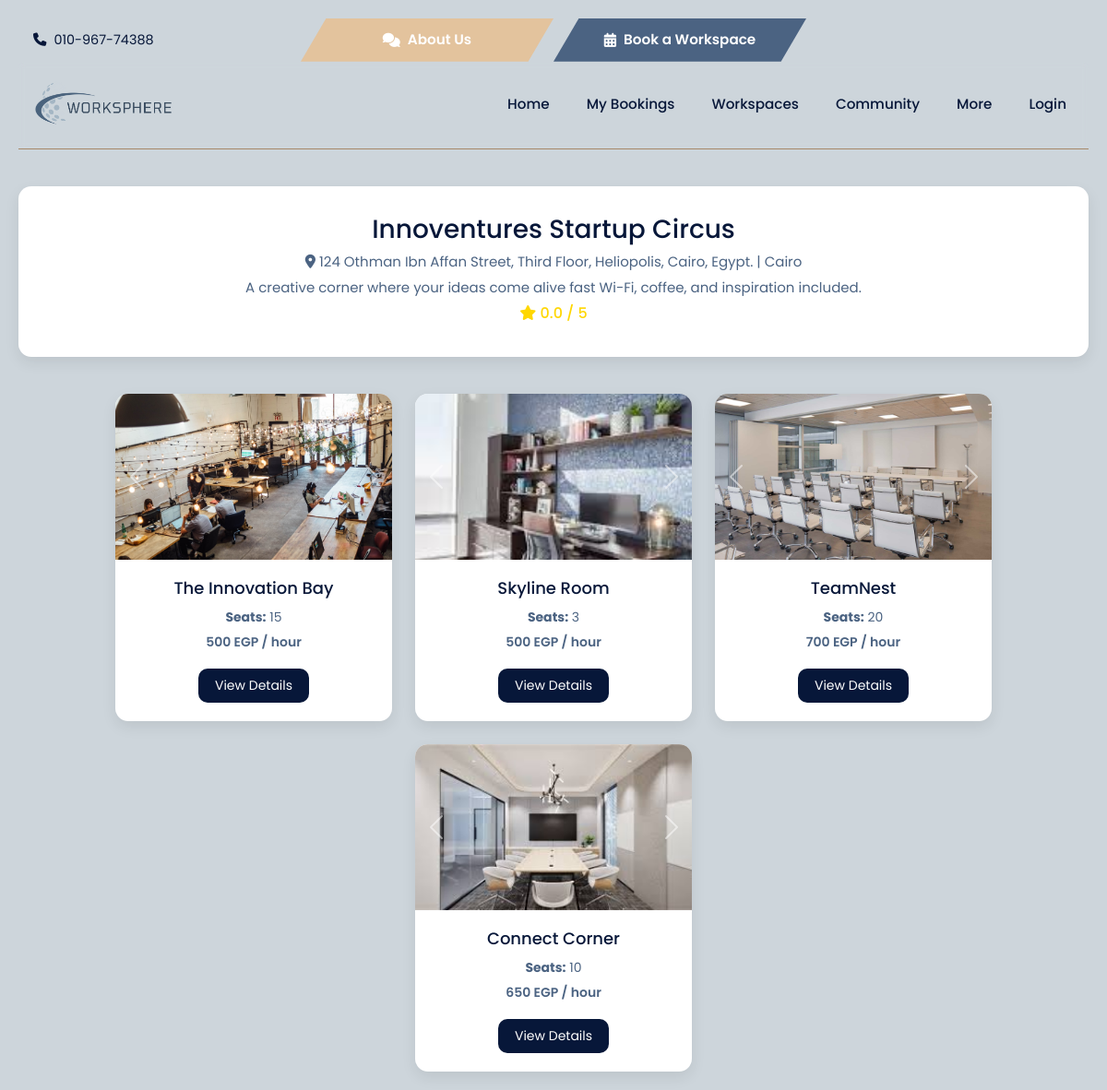
Screenshot of /workspace_details.php?ws_id=18 with the database file from the repository.
### tables this page shows
CREATE TABLE `workspaces` (
  `workspace_id` int(11) NOT NULL,
  `user_id` int(11) NOT NULL,
  `name` varchar(255) NOT NULL,
  `location` varchar(255) NOT NULL,
  `description` longtext DEFAULT NULL,
  `price/hr` float DEFAULT NULL,
  `zone_id` int(11) NOT NULL,
  `created_at` timestamp NOT NULL DEFAULT current_timestamp(),
  `Availability` tinyint(4) NOT NULL DEFAULT 1,
  `latitude` float(10,6) NOT NULL,
  `longitude` float(10,6) NOT NULL
);

CREATE TABLE `zone` (
  `zone_id` int(11) NOT NULL,
  `zone_name` varchar(255) NOT NULL
);

CREATE TABLE `rooms` (
  `room_id` int(11) NOT NULL,
  `workspace_id` int(11) NOT NULL,
  `room_name` varchar(255) DEFAULT NULL,
  `seats` int(11) DEFAULT NULL,
  `type_id` int(255) DEFAULT NULL,
  `room_status` varchar(255) DEFAULT NULL,
  `images` longtext NOT NULL,
  `p/hr` int(11) NOT NULL,
  `p/m` float NOT NULL
);

### workspace_details.php (the view, shortened to what this page needs)
<?php
include "nav.php";
$ws_id = mysqli_real_escape_string($connect, $_GET['ws_id']);
$select_room = "SELECT rooms.*,
                     zone.zone_name,
                     workspaces.name,
                     workspaces.description,
                     workspaces.location,
                     COALESCE(AVG(reviews.rating), 0) AS avg_rating
              FROM `rooms`
              LEFT JOIN `workspaces` ON `rooms`.`workspace_id` = `workspaces`.`workspace_id`
              LEFT JOIN `zone` ON `workspaces`.`zone_id` = `zone`.`zone_id`
              LEFT JOIN `bookings` ON `rooms`.`room_id` = `bookings`.`room_id`
              LEFT JOIN `reviews` ON `bookings`.`booking_id` = `reviews`.`booking_id`
              WHERE `workspaces`.`workspace_id`=$ws_id
              GROUP BY rooms.room_id";
$run_select_room = mysqli_query($connect, $select_room);
$ws = mysqli_fetch_assoc($run_select_room);
?>
<!DOCTYPE html>
<html lang="en">
<head>
  <link href="https://cdn.jsdelivr.net/npm/bootstrap@5.3.0/dist/css/bootstrap.min.css" rel="stylesheet">
  <link href="https://cdnjs.cloudflare.com/ajax/libs/font-awesome/6.4.2/css/all.min.css" rel="stylesheet">
</head>
<body>
<div class="workspace-header">
  <h1><?php echo $ws['name']; ?></h1>
  <p><i class="fa-solid fa-location-dot"></i> <?php echo $ws['location']; ?> | <?php echo $ws['zone_name']; ?></p>
  <p><?php echo $ws['description']; ?></p>
  <p class="rating"><i class="fa-solid fa-star"></i> <?php echo number_format($ws['avg_rating'], 1); ?> / 5</p>
</div>
<div class="room-container">
  <?php mysqli_data_seek($run_select_room, 0); foreach ($run_select_room as $room): ?>
    <div class="room-card">
      <div id="carousel-<?php echo $room['room_id']; ?>" class="carousel slide" data-bs-ride="carousel">
        <div class="carousel-inner">
          <?php
          $images = explode(',', $room['images']);
          foreach ($images as $i => $img) {
            $active = $i === 0 ? 'active' : '';
            echo "<div class='carousel-item $active'><img src='./workspace/img/" . trim($img) . "' class='d-block w-100'></div>";
          }
          ?>
        </div>
        <?php if (count($images) > 1): ?>
          <button class="carousel-control-prev" type="button" data-bs-target="#carousel-<?php echo $room['room_id']; ?>" data-bs-slide="prev">
            <span class="carousel-control-prev-icon"></span>
          </button>
          <button class="carousel-control-next" type="button" data-bs-target="#carousel-<?php echo $room['room_id']; ?>" data-bs-slide="next">
            <span class="carousel-control-next-icon"></span>
          </button>
        <?php endif; ?>
      </div>
      <div class="room-body">
        <h3><?php echo $room['room_name']; ?></h3>
        <p><strong>Seats:</strong> <?php echo $room['seats']; ?></p>
        <p class="price-block"><?php echo $room['p/hr']; ?> EGP / hour</p>
        <a href="room_details.php?r_id=<?php echo $room['room_id']; ?>" class="view-btn">View Details</a>
      </div>
    </div>
  <?php endforeach; ?>
</div>
</body>
</html>

### css/nav.css (style rules this page uses)
:root { --deep-navy: #071739; --steel-blue: #4B6382; --sky-blue: #A4B5C4; --cloud-grey: #CDD5DB; --warm-taupe: #A68868; --beige-cream: #E3C39D; --text-color: var(--deep-navy); --accent-color: var(--warm-taupe); --background-color: var(--cloud-grey); --highlight-color: var(--steel-blue); }
body { margin: 0; font-family: 'Poppins', 'Segoe UI', sans-serif; background-color: var(--background-color); }

### workspace_details.php (style rules this page uses)
:root { --primary-color: #071739; --secondary-color: #4B6382; --info-color: #A4B5C4; --light-color: #CDD5DB; --accent-warm: #A68868; --accent-light: #E3C39D; --radius: 14px; --shadow: 0 6px 16px rgba(0, 0, 0, 0.08); --font-family: 'Poppins', sans-serif; }
body { font-family: var(--font-family); background-color: var(--light-color); margin: 0; padding: 20px; }
.workspace-header { background: #fff; border-radius: var(--radius); box-shadow: var(--shadow); padding: 30px; margin-bottom: 40px; text-align: center; margin-top: 40px; }
.workspace-header h1 { font-size: 28px; color: var(--primary-color); }
.workspace-header p { font-size: 15px; color: var(--secondary-color); margin-bottom: 5px; }
.workspace-header .rating { color: gold; font-weight: 500; font-size: 16px; }
.room-container { display: flex; flex-wrap: wrap; gap: 25px; justify-content: center; }
.room-card { width: 300px; background-color: #fff; border-radius: var(--radius); box-shadow: var(--shadow); overflow: hidden; transition: transform 0.3s ease; }
.carousel-inner img { height: 180px; object-fit: cover; }
.room-body { padding: 20px; text-align: center; }
.room-body h3 { font-size: 18px; color: var(--primary-color); margin-bottom: 10px; }
.room-body p { font-size: 14px; color: var(--secondary-color); margin-bottom: 6px; }
.price-block { font-size: 15px; font-weight: 600; color: var(--accent-warm); }
.view-btn { display: inline-block; background-color: var(--primary-color); color: white; padding: 8px 18px; border-radius: 10px; text-decoration: none; font-size: 14px; margin-top: 12px; transition: background-color 0.3s ease; }

### rows the page displays
workspaces: name "Innoventures Startup Circus", location "124 Othman Ibn Affan Street, Third Floor, Heliopolis, Cairo, Egypt.", description "A creative corner where your ideas come alive fast Wi-Fi, coffee, and inspiration included."
zone: zone_name "Cairo"
rooms: room_name "The Innovation Bay", seats "15", value "500"
rooms: room_name "Skyline Room", seats "3", value "500"
rooms: room_name "TeamNest", seats "20", value "700"
rooms: room_name "Connect Corner", seats "10", value "650"

### other values shown
$ws['avg_rating'] "0.0"
